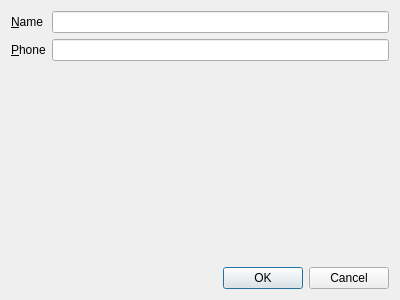
<?xml version="1.0" encoding="UTF-8"?>
<ui version="4.0">
 <class>Dialog</class>
 <widget class="QDialog" name="Dialog">
  <property name="geometry">
   <rect>
    <x>0</x>
    <y>0</y>
    <width>400</width>
    <height>300</height>
   </rect>
  </property>
  <property name="windowTitle">
   <string>Dialog</string>
  </property>
  <layout class="QFormLayout" name="formLayout">
   <item row="0" column="0">
    <widget class="QLabel" name="label">
     <property name="text">
      <string>&amp;Name</string>
     </property>
     <property name="buddy">
      <cstring>lineEdit</cstring>
     </property>
    </widget>
   </item>
   <item row="0" column="1">
    <widget class="QLineEdit" name="lineEdit"/>
   </item>
   <item row="1" column="0">
    <widget class="QLabel" name="label_2">
     <property name="text">
      <string>&amp;Phone</string>
     </property>
     <property name="buddy">
      <cstring>lineEdit_2</cstring>
     </property>
    </widget>
   </item>
   <item row="1" column="1">
    <widget class="QLineEdit" name="lineEdit_2"/>
   </item>
   <item row="2" column="1">
    <spacer name="verticalSpacer">
     <property name="orientation">
      <enum>Qt::Vertical</enum>
     </property>
     <property name="sizeHint" stdset="0">
      <size>
       <width>20</width>
       <height>40</height>
      </size>
     </property>
    </spacer>
   </item>
   <item row="3" column="0" colspan="2">
    <layout class="QHBoxLayout" name="horizontalLayout">
     <item>
      <spacer name="horizontalSpacer">
       <property name="orientation">
        <enum>Qt::Horizontal</enum>
       </property>
       <property name="sizeHint" stdset="0">
        <size>
         <width>40</width>
         <height>20</height>
        </size>
       </property>
      </spacer>
     </item>
     <item>
      <widget class="QDialogButtonBox" name="buttonBox">
       <property name="orientation">
        <enum>Qt::Horizontal</enum>
       </property>
       <property name="standardButtons">
        <set>QDialogButtonBox::Cancel|QDialogButtonBox::Ok</set>
       </property>
      </widget>
     </item>
    </layout>
   </item>
  </layout>
 </widget>
 <resources/>
 <connections/>
</ui>
